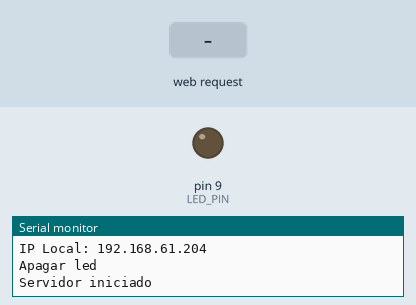
Recording of a sketch running on a simulated Arduino Uno, built for the host (arithmetic inside an expression is 32-bit, double 64-bit). Parts: output pins drawn as LEDs (lit = HIGH), the last lines printed to the serial monitor. The test bench sets the inputs (shaded band). WiFi joins after 1.5 s; servers stay silent unless stated.

Above: at 1.2 s.
1.3 s: HTTP request GET /ledOn received
At 2.5 s:
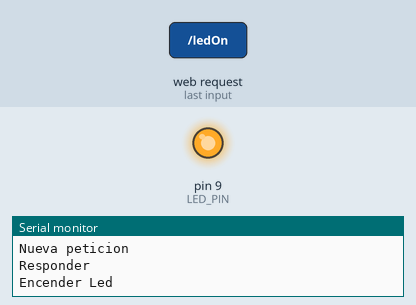
2.8 s: HTTP request GET /ledOff received
At 3.8 s:
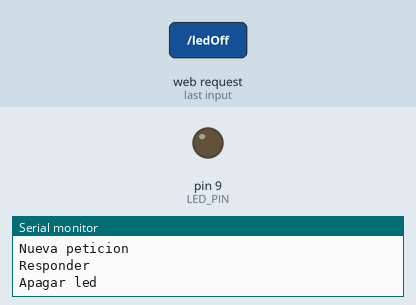
Timing chart, 0 to 5.8 s (numbered marks = the images above; inputs shaded):
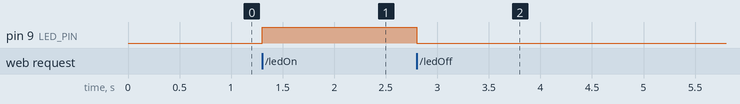

Measured:
- after the input at 1.3 s, pin 9 (LED_PIN): LOW → HIGH at once
- after the input at 2.8 s, pin 9 (LED_PIN): HIGH → LOW at once

The sketch:

Prac7_1.ino
```cpp
#include <DHT.h>
#include <ArduinoJson.h>
#include <Ethernet.h> //Importamos librería Ethernet

#define JSON_BUFFER_SIZE 80
#define LED_PIN 9

#define SENSOR_PIN 5

#define DHT_OK 0
#define DHT_ERROR_TEMP 1
#define DHT_ERROR_HUM  2

byte mac[] = {0x54, 0x55, 0x58, 0x10, 0x00, 0x24};

EthernetServer servidor(80); //Puerto en el 80
IPAddress dnServer(156, 35, 14 , 2);
IPAddress gateway(192, 168, 61, 13);
IPAddress subnet(255, 255, 255, 0);
IPAddress ip(192, 168, 61, 204);

DHT dht(SENSOR_PIN, DHT11);

//Control del led

bool ledState = false;

void apagar() {
  Serial.println("Apagar led");
  ledState = false;
  digitalWrite(LED_PIN,LOW);
}

void encender() {
  Serial.println("Encender Led");
  ledState = true;
  digitalWrite(LED_PIN,HIGH);
}

int readValsFromDHT(float &hum, float &temp) {
    float h = dht.readHumidity();
    float t = dht.readTemperature();
    if (isnan(t))
      return DHT_ERROR_TEMP;
    else
      temp = t;
    if (isnan(h))
      return DHT_ERROR_HUM;
    else
      hum = h;
    return DHT_OK;
}

void mandarJSON(EthernetClient cliente) {
  Serial.println("Mandando info de los sensores");
  StaticJsonBuffer<JSON_BUFFER_SIZE> jsonBuffer;
  JsonObject& root = jsonBuffer.createObject();
  //Conseguir datos
  float temp, hum;
  if (readValsFromDHT(hum, temp) == DHT_OK) { //Todo correcto
    root["temperatura"] = temp;
    root["humedad"] = hum;
    root["led"] = ledState;
    //Mandar headers y mandar
    cliente.println("HTTP/1.0 200 OK");
    cliente.println("Content-Type: application/json");
    cliente.println("Access-Control-Allow-Origin: *");
    cliente.println("Connection: close");
    cliente.println();
    root.prettyPrintTo(cliente);
  } else { //Error
    cliente.println("HTTP/1.0 503 OK Service Temporarily Unavailable");
    cliente.println("Connection: close");
    cliente.println();
  }
}

void setup() {
   Serial.begin(9600);
   Ethernet.begin(mac, ip, dnServer, gateway, subnet);
   servidor.begin();
   Serial.println("Setup...");
   // Imprimir la IP
   Serial.print("IP Local: ");
   Serial.println(Ethernet.localIP());
   // Inicializar el led
   pinMode(LED_PIN,OUTPUT);
   apagar();
   Serial.println("Servidor iniciado");
}

void loop(){
   EthernetClient cliente = servidor.available();
   if (cliente) {
     Serial.println("Nueva peticion");
     String peticion="";
     while (cliente.connected()) {
       if (cliente.available()) {
         char c = cliente.read(); //Leer petición carácter a carácter
         peticion.concat(c); // concatenar en un string
         // Ha acabado la peticion http
         if (c == '\n'){
           Serial.println("Responder");
           // contiene la cadena "encender"
           if(peticion.indexOf("sensor") != -1){
              mandarJSON(cliente);
           } else if(peticion.indexOf("ledOn") != -1){
              encender();
              cliente.println("HTTP/1.1 200 OK");
              cliente.println("Access-Control-Allow-Origin: *");
              cliente.println("Connection: close");
              cliente.println();
           } else if(peticion.indexOf("ledOff") != -1){
              apagar();
              cliente.println("HTTP/1.1 200 OK");
              cliente.println("Access-Control-Allow-Origin: *");
              cliente.println("Connection: close");
              cliente.println();
           }
           break;
         }
       }
     }

     // Pequeña pausa para asegurar el envio de datos
     delay(1000);
     cliente.stop();// Cierra la conexión
   }
}
```
